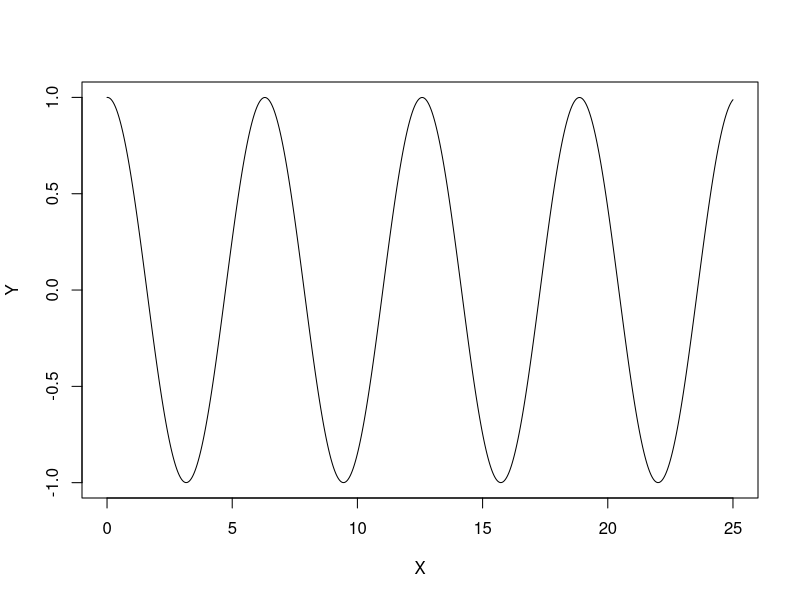

The R source for this figure:
## Author: Indranil Ghosh, Jadavpur University, Physics Department

## Solving Ordinary Differential Equations using Runge-Kutta Methods

##f <- function(x, y) return(-2*x*y^2)
f <- function(x, y) return (-50*(y-cos(x)))

## Modified Euler's method
ME <- function(y_initial, x_initial, h, x_final){
  X <- seq(x_initial, x_final, h)
  Y <- c(y_initial)
  for(i in 2:length(X)) Y <- c(Y, Y[i-1] + h*f(X[i-1]+h/2, Y[i-1]+h/2*f(X[i-1], Y[i-1])))
  print(Y[length(Y)])
  plot(X, Y, type="l")
}

## Heun's method
H <- function(y_initial, x_initial, h, x_final){
  X <- seq(x_initial, x_final, h)
  Y <- c(y_initial)
  for(i in 2:length(X)) Y <- c(Y, Y[i-1]+h/2*(f(X[i-1], Y[i-1])+f(X[i], Y[i-1]+h*f(X[i-1], Y[i-1]))))
  print(Y[length(Y)])
  plot(X, Y, type="l")
}

## Classical Runge-Kutta method
RK <- function(y_initial, x_initial, h, x_final){
  X <- seq(x_initial, x_final, h)
  Y <- c(y_initial)
  for(i in 2:length(X)) {
    p=X[i-1]
    q=Y[i-1]
    k1=h*f(p, q)
    k2=h*f(p+h/2, q+k1/2)
    k3=h*f(p+h/2, q+k2/2)
    k4=h*f(p+h, q+k3)
    Y <- c(Y, q+(k1+2*k2+2*k3+k4)/6)
  }
  print(Y)
  plot(X, Y, type="l")
}
ME(1, 0, 25/1000, 25.0)
